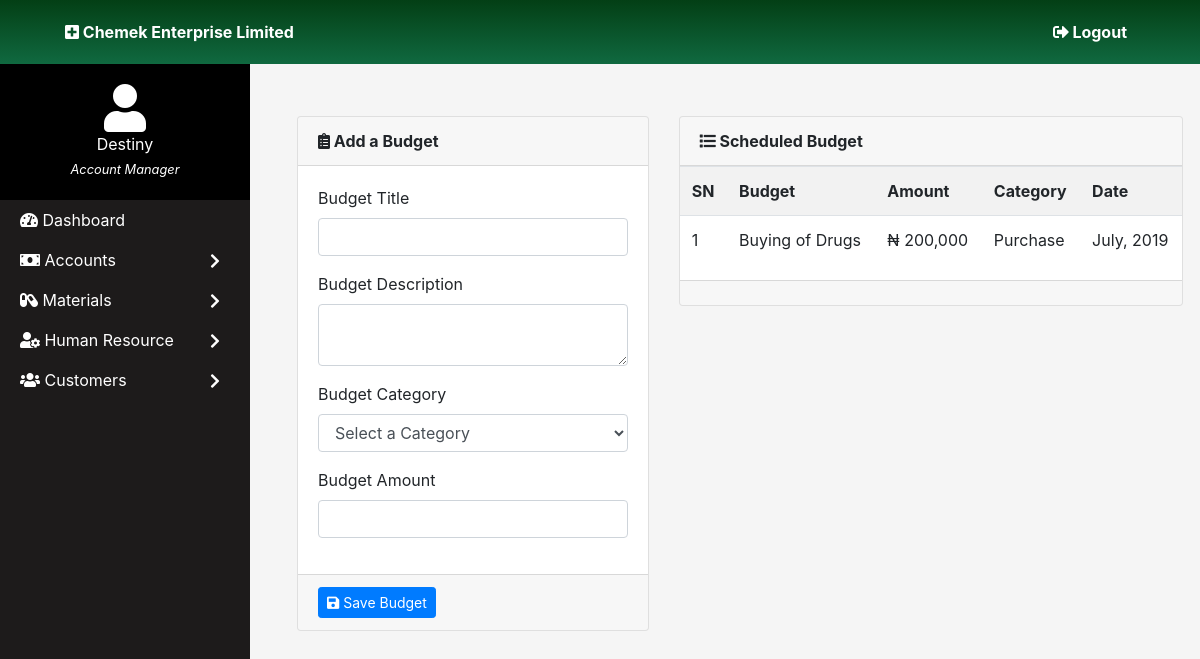
The page /budget.php (signed in) on the database its author committed.
### tables this page shows
CREATE TABLE `budget` (
  `id` int(200) NOT NULL,
  `budget` varchar(100) NOT NULL,
  `description` varchar(500) NOT NULL,
  `category` varchar(100) NOT NULL,
  `amount` varchar(80) NOT NULL,
  `date_added` datetime NOT NULL DEFAULT current_timestamp()
);

### budget.php (the view, shortened to what this page needs)
<!DOCTYPE html>
<html>
<head>
    <link rel="stylesheet" type="text/css" media="screen" href="bootstrap4/css/bootstrap.css">
    <link rel="stylesheet" type="text/css" media="screen" href="css/dataTables.bootstrap.min.css">
    <link href="fa_dir/css/all.css" rel="stylesheet">
    <link rel="stylesheet" type="text/css" media="screen" href="css/main.css">
</head>
<body>
<?php
include_once "head.php";
include_once "side_nav.php";
?>
<div style="max-width:100%; z-index:-1;">
<div class="content">
    <div class="container">
    <div class="row" style="margin-top:40px;">
        <div class="col-md-5">
            <div class="card">
                <div class="card-header">
                    <strong>
                        <i class="fa fa-clipboard-list "></i>
                        Add a Budget
                    </strong>
                </div>
                <form action="" method="post">
                <div class="card-body">
                    <div class="form-group">
                        <label for="">Budget Title</label>
                        <input type="text" name="title" class="form-control" id="">
                    </div>
                    <div class="form-group">
                        <label for="">Budget Description</label>
                        <textarea name="desc" class="form-control" id=""></textarea>
                    </div>
                    <div class="form-group">
                        <label for="">Budget Category</label>
                        <select name="category" id="" class="form-control">
                            <option value="">Select a Category</option>
                        </select>
                    </div>
                    <div class="form-group">
                        <label for="">Budget Amount</label>
                        <input type="text" name="amount" class="form-control" id="">
                    </div>
                </div>
                <div class="card-footer">
                    <button type="submit" name="btn_submit" class="btn btn-sm btn-primary"> <i class="fa fa-save"> </i> Save Budget</button>
                </div>
                </form>
            </div>
        </div>
    <div class="col-md-7">
            <div class="card">
                <div class="card-header">
                    <strong>
                        <i class="fa fa-list "></i>
                        Scheduled Budget
                    </strong>
                </div>
                <div class="card-body" style="padding:0;">
                <table class="table table-striped">
                <tbody>
                    <tr>
                        <th>SN</th>
                        <th>Budget</th>
                        <th>Amount</th>
                        <th>Category</th>
                        <th>Date</th>
                    </tr>
                    <?php
                    $count = 1;
                        $queryCheck = $conn->query("SELECT * FROM budget ORDER BY date_added");
                        while($budData = $queryCheck->fetch_assoc()){
                            ?>
                            <tr>
                                <td><?php echo $count; ?></td>
                                <td><?php echo $budData['budget']; ?></td>
                                <td>&#8358; <?php echo number_format($budData['amount']); ?></td>
                                <td><?php echo $budData['category']; ?></td>
                                <td><?php echo date('F, Y', strtotime($budData['date_added'])); ?></td>
                            </tr>
                            <?php
                            $count++;
                            }
                    ?>
                    </tbody>
                    </table>
                </div>
                <div class="card-footer">
                </div>
            </div>
    </div>
</div>
</div>
</body>
</html>

### fa_dir/css/all.css (style rules this page uses)
.fa, .fas, .far, .fal, .fab { -moz-osx-font-smoothing: grayscale; -webkit-font-smoothing: antialiased; display: inline-block; font-style: normal; font-variant: normal; text-rendering: auto; line-height: 1; }
.fa-clipboard-list:before { content: "\f46d"; }
.fa-list:before { content: "\f03a"; }
.fa-save:before { content: "\f0c7"; }
.fa, .fas { font-family: 'Font Awesome 5 Free'; font-weight: 900; }

### css/main.css (style rules this page uses)
* { margin: 0; padding: 0; }
body { background-color: rgb(245, 245, 245); }
.content { margin-left: 280px; width: auto; }

### rows shown on the page
budget: budget "Buying of Drugs", amount "200,000", category "Purchase", date_added "July, 2019"

### other values the page prints
$fulname "Destiny"
$design "Account Manager"
